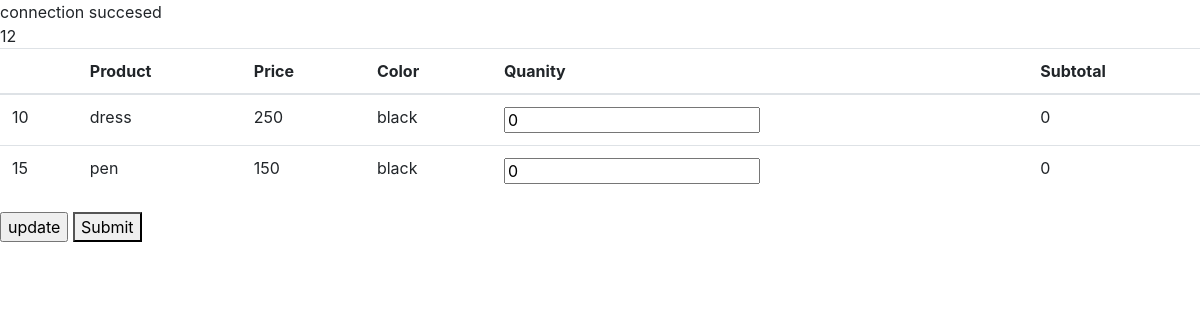
The app's page /cart.php with its own data.
### tables this page shows
CREATE TABLE `cart` (
  `order_number` int(11) NOT NULL,
  `user_id` int(100) NOT NULL,
  `product_image_name` varchar(2550) NOT NULL,
  `product_image` longblob NOT NULL,
  `product_name` varchar(2550) NOT NULL,
  `product_color` varchar(2550) NOT NULL,
  `product_size` enum('S','M','L','XL') NOT NULL,
  `order_price` int(100) NOT NULL,
  `order_quantity` int(100) NOT NULL,
  `order_subtotal` int(100) NOT NULL,
  `created_at` timestamp NOT NULL DEFAULT current_timestamp(),
  `updated_at` timestamp NOT NULL DEFAULT current_timestamp(),
  `product_id` int(14) NOT NULL
);

### cart.php (the view, shortened to what this page needs)
<?php
include_once "./connection.php";
?>
<!DOCTYPE html>
<html lang="en">
<head>
    <link rel="stylesheet" href="./css/bootstrap.css">
</head>
<body>
    <form method="post">
<table class="table">
  <thead>
    <tr>
      <th scope="col"></th>
      <th scope="col">Product</th>
      <th scope="col">Price</th>
      <th scope="col">Color</th>
      <th scope="col">Quanity</th>
      <th scope="col">Subtotal</th>
    </tr>
  </thead>
  <tbody>
      <?php
      $sql="SELECT * FROM cart";
      $result=mysqli_query($conn,$sql);
      $result_check=mysqli_num_rows($result);
      if($result_check > 0){
          while ($row= mysqli_fetch_assoc($result)) {
              $total=$row['order_price']*$row['order_quantity'];
              echo "<tr>";
              echo "<td>". $row['order_number']. "</td>";
              echo "<td>". $row['product_name']. "</td>";
              echo "<td>". $row['order_price']. "</td>";
              echo "<td>". $row['product_color']. "</td>";
              echo "<td> <input type='number' name='".$row['product_id']."' value='".$row['order_quantity']."'>
              </td>";
              echo "<td>". $total. "</td>";
              echo "</form>";
              echo "</tr>";
          }
      }
      ?>
<form method='post'>
<input type='submit' name='submit' value='update'>
<form action="" method="post">
<button type="submit" name="checkout">Submit</button>
    </form>
    </form>
</body>
</html>

### records on screen
cart: order_number "10", product_name "dress", order_price "250", product_color "black", order_quantity "0"
cart: order_number "15", product_name "pen", order_price "150", product_color "black", order_quantity "0"
